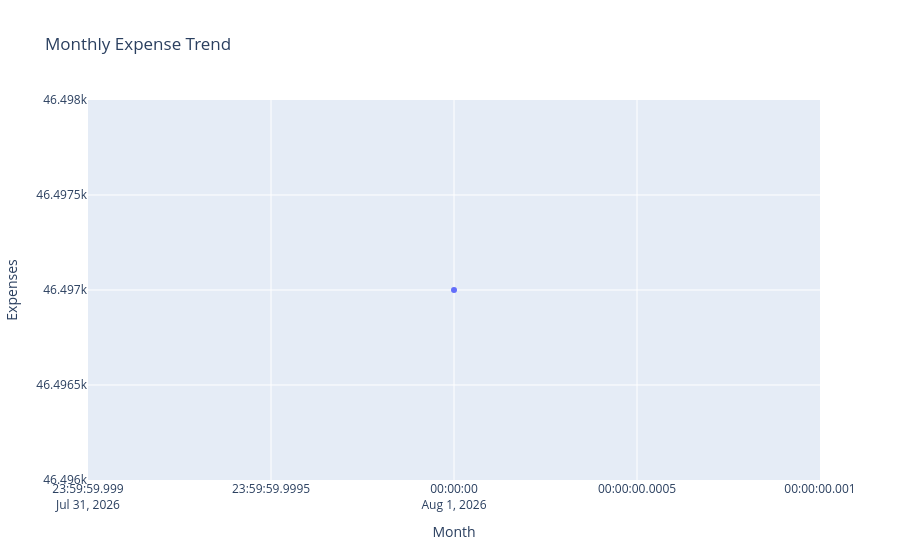

The notebook cell saved with this chart:
### Code cell
fig = px.line(
    monthly_summary.reset_index(),
    x="Month",
    y="Expenses",
    markers=True,
    title="Monthly Expense Trend"
)

fig

### Figure 1 — Plotly figure (JSON) as saved in the notebook; plotly's stock layout.template omitted (floating-point values rounded to 4 significant figures)
{"data": [{"hovertemplate": "Month=%{x}<br>Expenses=%{y}<extra></extra>", "legendgroup": "", "line": {"color": "#636efa", "dash": "solid"}, "marker": {"symbol": "circle"}, "mode": "lines+markers", "name": "", "orientation": "v", "showlegend": false, "type": "scatter", "x": ["2026-08"], "xaxis": "x", "y": [46497], "yaxis": "y"}], "layout": {"legend": {"tracegroupgap": 0}, "title": {"text": "Monthly Expense Trend"}, "xaxis": {"anchor": "y", "domain": [0, 1], "title": {"text": "Month"}}, "yaxis": {"anchor": "x", "domain": [0, 1], "title": {"text": "Expenses"}}}}
